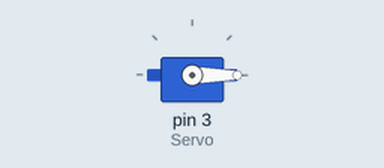
This sketch was run on a simulated Arduino Uno, built with avr-gcc and run on an emulated ATmega328P. On the bench: servo.

Above: at 0.05 s.
At 4.75 s:
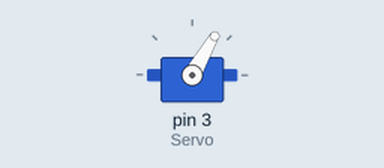
At 9.45 s:
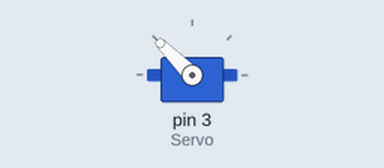
At 18.95 s:
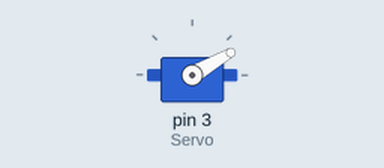
Timing chart, 0 to 26.0 s (numbered marks = the images above):
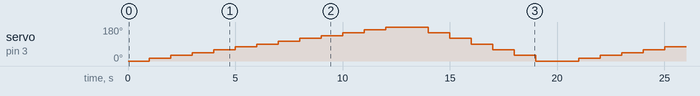

The sketch:

servo.ino
```cpp
#include <Servo.h>
Servo Servo;

void setup()
{
  Servo.attach(3);
}

void loop()
{
  for(int i=0; i<=180; i=i+15){
    Servo.write(i);
    delay(1000);
  }
  for(int a=180; a>=0; a=a-30){
    Servo.write(a);
    delay(1000);
  }
}
```
